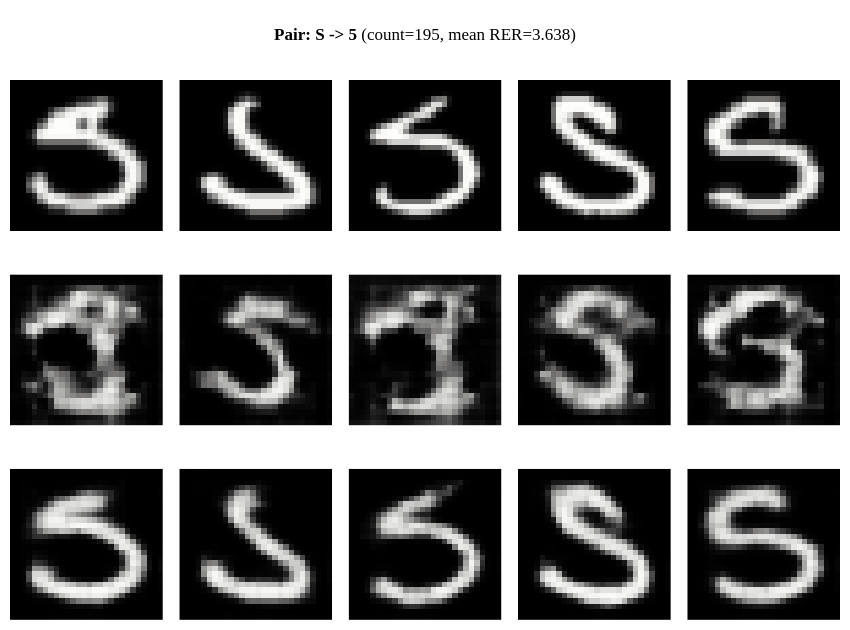
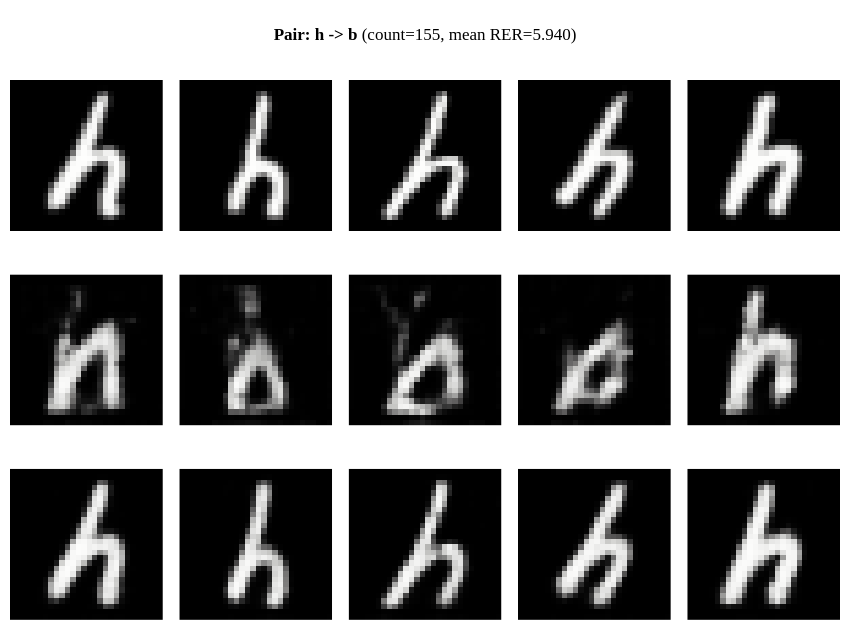
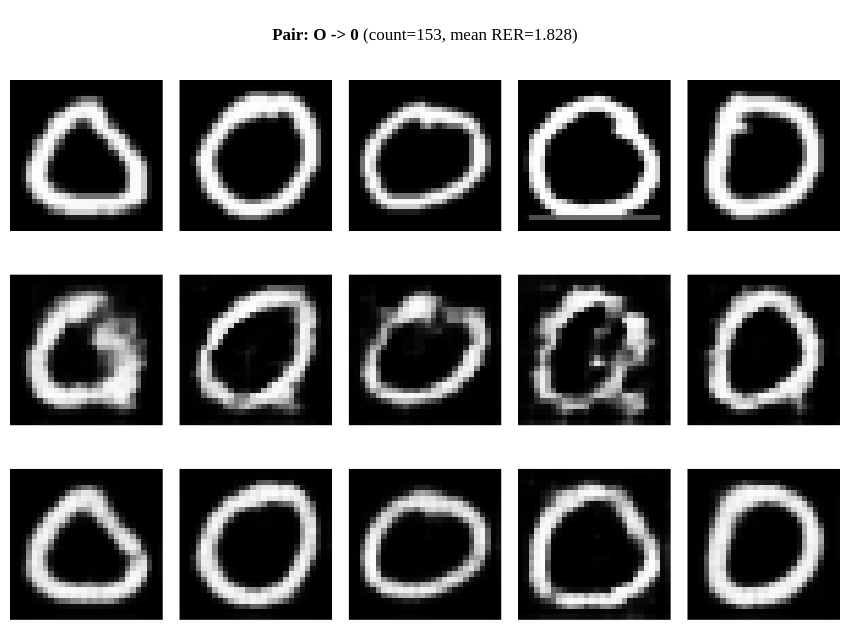
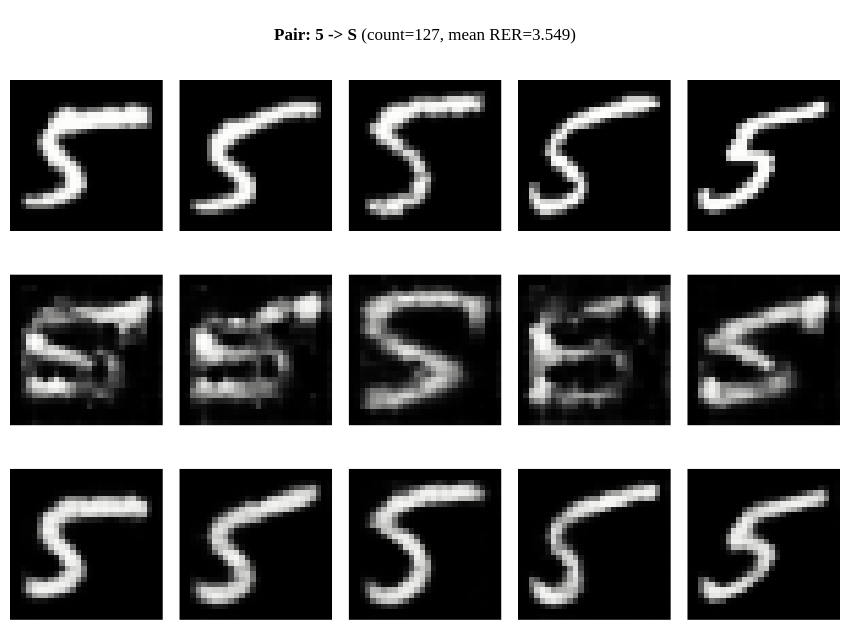

The cell these charts' notebook holds for them, in order:
### Code cell
def get_image(idx, df_row):
    """Get image tensor for a sample by its DataFrame index."""
    if is_conv:
        feat = all_features[idx]
        C, H, W = image_shape
        return feat.view(C, H, W)
    elif images_dataset is not None:
        img, label, _ = images_dataset[idx]
        return img
    return None

def tensor_to_np(img_tensor):
    if img_tensor is None:
        return None
    img = img_tensor.squeeze().cpu().numpy()
    if img.ndim == 3 and img.shape[0] in (1, 3):
        img = np.transpose(img, (1, 2, 0))
    if img.ndim == 3 and img.shape[2] == 1:
        img = img.squeeze(-1)
    return np.clip(img, 0, 1)

def add_image_trace(fig, img_np, row, col):
    """Add an image as a Heatmap trace (grayscale) or Image trace (RGB)."""
    if img_np is None:
        fig.add_annotation(text="N/A", xref=f"x{'' if row==1 and col==1 else (row-1)*fig._grid_ref_cols + col}",
                           row=row, col=col, showarrow=False)
        return
    if img_np.ndim == 2:
        fig.add_trace(go.Heatmap(
            z=img_np, colorscale="gray", showscale=False, zmin=0, zmax=1,
            hoverinfo="skip",
        ), row=row, col=col)
    else:
        fig.add_trace(go.Image(z=(img_np * 255).astype(np.uint8)), row=row, col=col)
    fig.update_xaxes(visible=False, row=row, col=col)
    fig.update_yaxes(visible=False, autorange="reversed", row=row, col=col, scaleanchor=None)

def get_reconstruction(features_tensor, class_idx):
    if not is_conv:
        return None
    with torch.no_grad():
        feat = features_tensor.unsqueeze(0).to(DEVICE)
        recon, _ = model.ae_manager.forward_class(feat, class_idx)
        C, H, W = image_shape
        return recon.cpu().squeeze(0).view(C, H, W)

n_pairs_to_show = min(N_TOP_PAIRS, 5)
for pair_idx in range(n_pairs_to_show):
    row = pair_counts.iloc[pair_idx]
    true_c, pred_c = int(row["true_label"]), int(row["predicted"])
    pair_name = row["pair"]

    mask = (df_wrong["true_label"] == true_c) & (df_wrong["predicted"] == pred_c)
    pair_samples = df_wrong[mask].sort_values("rer", ascending=False)
    n_show = min(N_EXAMPLES, len(pair_samples))
    if n_show == 0:
        continue

    n_cols = n_show
    n_rows = 3 if is_conv else 1
    row_labels = ["Original", "Recon (true)", "Recon (pred)"] if is_conv else ["Original"]

    subplot_titles = []
    samples_list = list(pair_samples.head(n_show).iterrows())
    # for ri in range(n_rows):
    #     for df_idx, sample in samples_list:
    #         if ri == 0:
    #             subplot_titles.append(
    #                 f"T:{sample['true_name']} P:{sample['pred_name']}<br>2nd:{sample['second_name']} RER:{sample['rer']:.3f}"
    #             )
    #         elif ri == 1:
    #             subplot_titles.append(f"Recon true err={sample['own_class_error']:.4f}")
    #         else:
    #             subplot_titles.append(f"Recon pred err={sample['pred_class_error']:.4f}")

    fig = make_subplots(
        rows=n_rows, cols=n_cols,
        subplot_titles=subplot_titles,
        horizontal_spacing=0.02, vertical_spacing=0.08,
    )

    for i, (df_idx, sample) in enumerate(samples_list):
        orig_idx = df.index.get_loc(df_idx)
        img = tensor_to_np(get_image(orig_idx, sample))
        add_image_trace(fig, img, row=1, col=i + 1)
        if is_conv:
            recon_true = tensor_to_np(get_reconstruction(all_features[orig_idx], true_c))
            add_image_trace(fig, recon_true, row=2, col=i + 1)
            recon_pred = tensor_to_np(get_reconstruction(all_features[orig_idx], pred_c))
            add_image_trace(fig, recon_pred, row=3, col=i + 1)

    for ann in fig["layout"]["annotations"]:
        ann["font"] = dict(size=9, family=PUB_FONT["family"])

    fig.update_layout(
        title=dict(
            text=f"<b>Pair: {pair_name}</b> (count={int(row['count'])}, mean RER={row['mean_rer']:.3f})",
            x=0.5, xanchor="center",
        ),
        width=n_cols * 170, height=n_rows * 190 + 60,
        margin=dict(l=10, r=10, t=80, b=10),
    )
    fig.show(config=PLOTLY_CONFIG)
